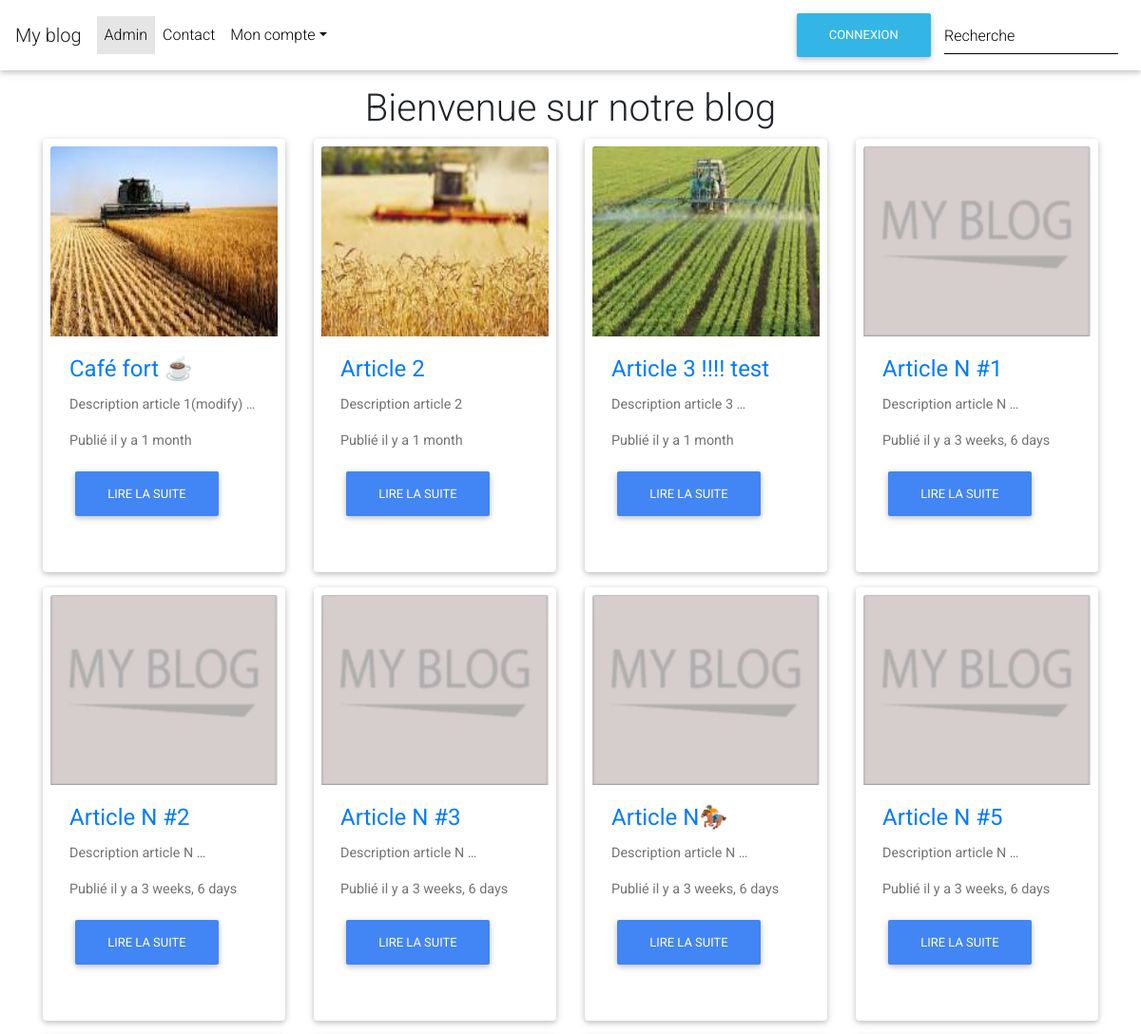
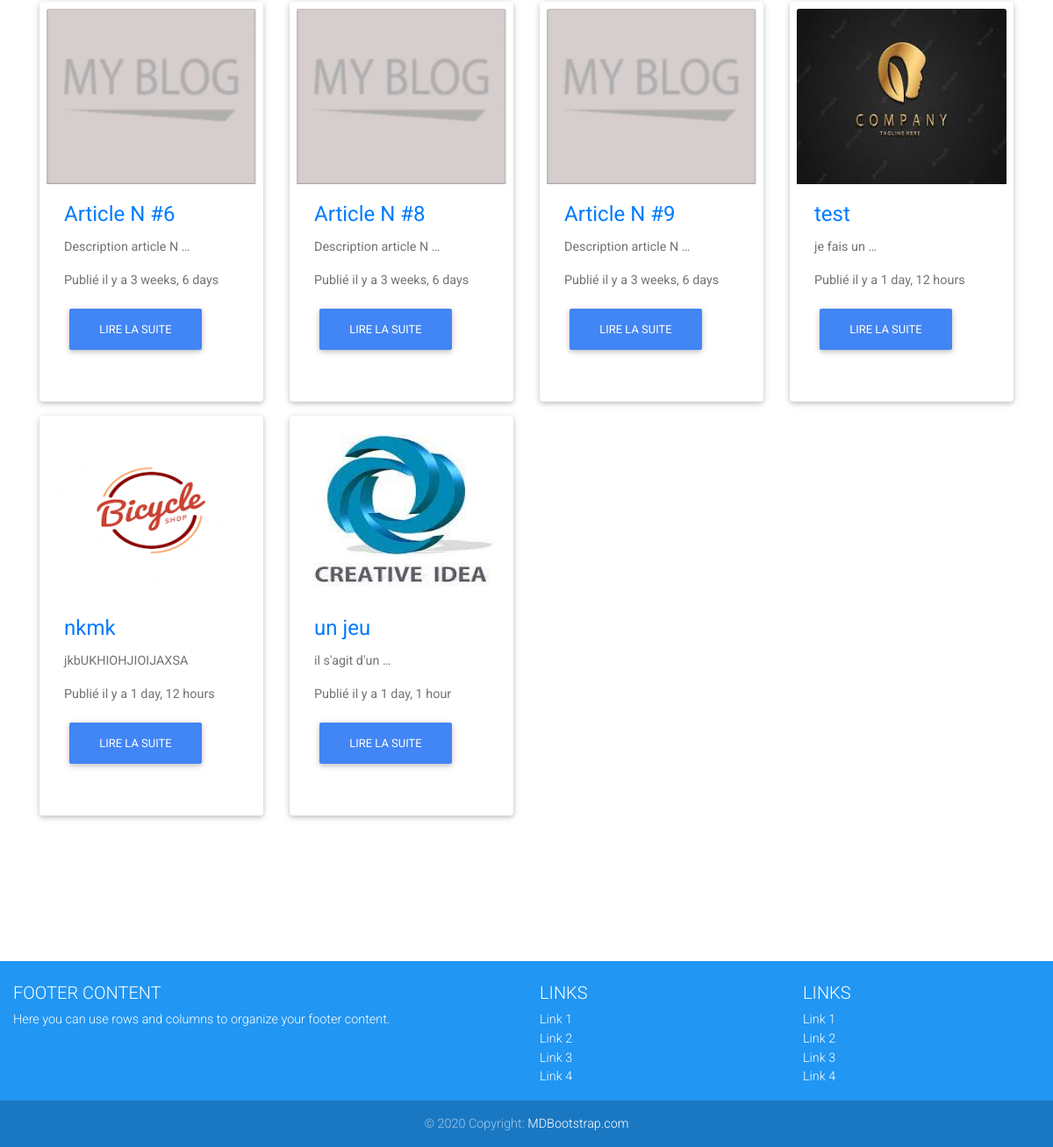
The page / on the database its author committed (2 pictures, top to bottom).
### blog/models.py (models this page shows, shortened)
class Article(models.Model):
    user = models.ForeignKey(User, on_delete=models.CASCADE, null=True)
    title = models.CharField(max_length=50)
    category= models.ForeignKey(Category, on_delete = models.CASCADE)
    desc = models.TextField()
    image = models.ImageField(null=True, blank=True)
    created_at = models.DateTimeField(auto_now_add=True)
    updated_at = models.DateTimeField(auto_now=True)

### blog/views.py (the view)
# urls.py: path('', views.home, name = 'home')
def home(request):
    list_articles =Article.objects.all()
    context = {"liste_articles":list_articles}
    return render(request, 'index.html', context)

### blog/templates/index.html
{% extends 'base.html' %}
{% load static %}
{% block content %}
 <h1 class="text-center mt-3">Bienvenue sur notre blog</h1>
 <div class="container">
        <div class="row">
            {%for article in liste_articles%}
                <div class="ccol-12 col-md-6 col-lg-3 col-xl-3">
                    <div class="card mb-3 p-2">
                            {% if article.image == "http://default" %}
                                <a href="{% url 'detail' article.id %}">
                                    <img class="card-img-top" src="{% static 'img/logo.png' %}" alt="Card image cap" style="height: 200px;">
                                </a>
                            {% else %}
                                <a href="{% url 'detail' article.id %}">
                                    <img class="card-img-top" src="{{article.image.url}}" alt="Card image cap" style="height: 200px;">
                                </a>
                            {% endif %}
                        <div class="card-body" style="height: 240px;">
                            <h4 class="card-title"><a href="{% url 'detail' article.id %}" >{{article.title}}</a></h4>
                            <p class="card-text">{{article.desc|truncatewords:3}}</p>
                            <p class="card-text">Publié il y a {{article.created_at|timesince}}</p>
                            <a href="{% url 'detail' article.id %}" class="btn btn-primary">Lire la suite</a>
                        </div>
                    </div>
                </div>
                {% endfor %}
        </div>
    </div>
{% endblock  %}

### blog/templates/base.html (shortened to what this page needs)
<!DOCTYPE html>
{% load static %}
<html lang="en">
    <head>
        <link rel="stylesheet" href="https://use.fontawesome.com/releases/v5.11.2/css/all.css">
        <link rel="stylesheet" href="{%static 'css/bootstrap.min.css' %}">
        <link rel="stylesheet" href="{%static 'css/mdb.min.css' %}">
        <link rel="stylesheet" href="{%static 'css/style.css' %}">
    </head>
    <body>
        {%include '_nav.html'%}
        {% block content %}
        {% endblock  %}
    </body>
    {%include '_footer.html'%}
</html>

### blog/templates/_nav.html (shortened to what this page needs)
<nav class="navbar navbar-expand-lg navbar-light">
    <a class="navbar-brand" href="{% url 'home' %}">My blog</a>
    <div class="collapse navbar-collapse" id="basicExampleNav">
      <ul class="navbar-nav mr-auto">
        <li class="nav-item active">
          <a class="nav-link" href="#">Admin
          </a>
        </li>
        <li class="nav-item">
          <a class="nav-link" href="#">Contact</a>
        </li>
        <li class="nav-item dropdown">
          <a class="nav-link dropdown-toggle" id="navbarDropdownMenuLink" data-toggle="dropdown"
            aria-haspopup="true" aria-expanded="false">Mon compte</a>
        </li>
      </ul>
      {% if user.is_authenticated %}
      <a href="{% url 'logout' %}" class="btn btn-info">DeConnexion</a>
      {% else %}
      <a href="{% url 'login-blog' %}" class="btn btn-info">Connexion</a>
      {% endif %}
      <form class="form-inline" action="{% url 'search' %}">
        <div class="md-form my-0">
          <input class="form-control mr-sm-2" type="text" placeholder="Recherche" aria-label="Search" name="article">
        </div>
      </form>
    </div>
  </nav>

### blog/templates/_footer.html (shortened to what this page needs)
<footer class="page-footer font-small blue pt-4" style="margin-top:150px;">
    <div class="container-fluid text-center text-md-left">
      <div class="row">
        <div class="col-md-6 mt-md-0 mt-3">
          <h5 class="text-uppercase">Footer Content</h5>
          <p>Here you can use rows and columns to organize your footer content.</p>
        </div>
        <div class="col-md-3 mb-md-0 mb-3">
          <h5 class="text-uppercase">Links</h5>
          <ul class="list-unstyled">
            <li>
              <a href="#!">Link 1</a>
            </li>
            <li>
              <a href="#!">Link 2</a>
            </li>
            <li>
              <a href="#!">Link 3</a>
            </li>
            <li>
              <a href="#!">Link 4</a>
            </li>
          </ul>
        </div>
        <div class="col-md-3 mb-md-0 mb-3">
          <h5 class="text-uppercase">Links</h5>
          <ul class="list-unstyled">
            <li>
              <a href="#!">Link 1</a>
            </li>
            <li>
              <a href="#!">Link 2</a>
            </li>
            <li>
              <a href="#!">Link 3</a>
            </li>
            <li>
              <a href="#!">Link 4</a>
            </li>
          </ul>
        </div>
      </div>
    </div>
    <div class="footer-copyright text-center py-3">© 2020 Copyright:
      <a href="/"> MDBootstrap.com</a>
    </div>
  </footer>

### rows shown on the page
Article: image (picture), title "Café fort ☕", desc "Description article 1(modify) …", created_at "1 month"
Article: image (picture), title "Article 2", desc "Description article 2", created_at "1 month"
Article: image (picture), title "Article 3 !!!! test", desc "Description article 3 …", created_at "1 month"
Article: title "Article N #1", desc "Description article N …", created_at "3 weeks, 6 days"
Article: title "Article N #2", desc "Description article N …", created_at "3 weeks, 6 days"
Article: title "Article N #3", desc "Description article N …", created_at "3 weeks, 6 days"
Article: title "Article N🏇", desc "Description article N …", created_at "3 weeks, 6 days"
Article: title "Article N #5", desc "Description article N …", created_at "3 weeks, 6 days"
Article: title "Article N #6", desc "Description article N …", created_at "3 weeks, 6 days"
Article: title "Article N #8", desc "Description article N …", created_at "3 weeks, 6 days"
Article: title "Article N #9", desc "Description article N …", created_at "3 weeks, 6 days"
Article: image (picture), title "test", desc "je fais un …", created_at "1 day, 12 hours"
Article: image (picture), title "nkmk", desc "jkbUKHIOHJIOIJAXSA", created_at "1 day, 12 hours"
Article: image (picture), title "un jeu", desc "il s'agit d'un …", created_at "1 day, 1 hour"
